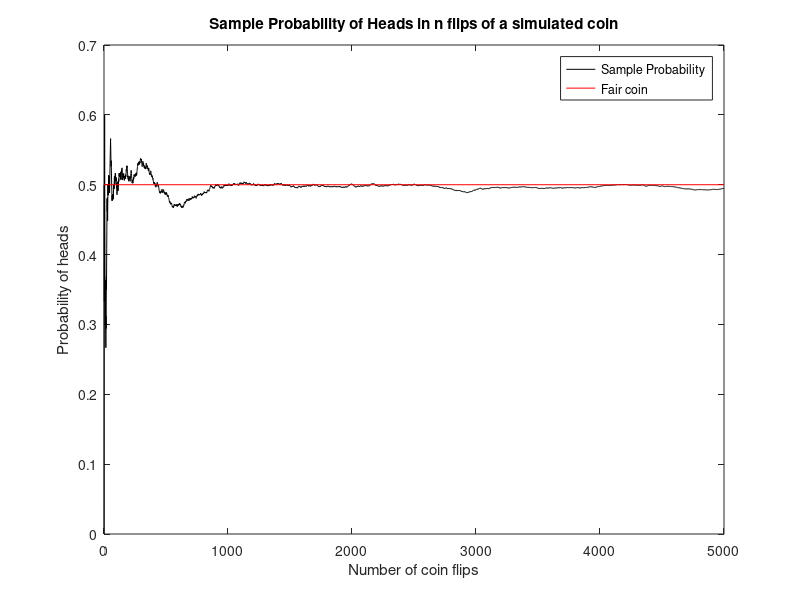

Write MATLAB code to recreate this figure.
%coinTest.m
%2. Flipping a coin
x=rand(1,5000);
y=round(x);
n=1:5000;
z=cumsum(y)./n;
plot(n,z,'k');
hold on
plot([1,5000],[0.5,0.5],'r');
xlabel('Number of coin flips');
ylabel('Probability of heads');
title('Sample Probability of Heads in n flips of a simulated coin');
legend('Sample Probability ','Fair coin');
